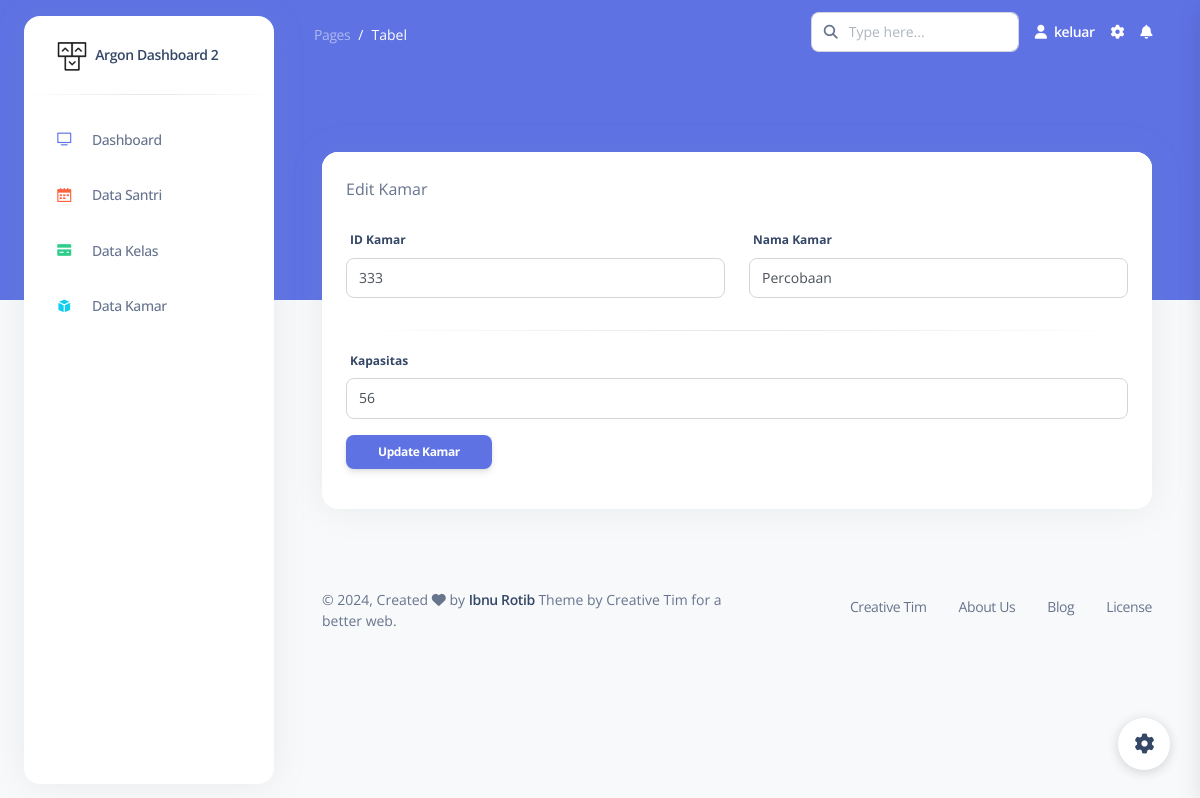
Screenshot of /edit-kamar.php?id_kamar=333 (signed in) with the database file from the repository.
### tables this page shows
CREATE TABLE `kamar` (
  `id_kamar` int(11) NOT NULL,
  `nama_kamar` varchar(100) NOT NULL,
  `kapasitas` int(11) NOT NULL
);

### functions.php (called while the page is built, shortened)
<?php
$connect = mysqli_connect("localhost","root","","utsweb");
function query($query) {
    global $connect;
    $result = mysqli_query($connect, $query);
    $rows = [];
    while ($row = mysqli_fetch_assoc($result)) {
        $rows[] = $row;
    }
    return $rows;
}
?>

### edit-kamar.php (the view, shortened to what this page needs)
<?php
require 'functions.php';
$id_kamar = $_GET["id_kamar"];
$kmr = query("SELECT * FROM kamar WHERE id_kamar = $id_kamar") [0];
?>
<!DOCTYPE html>
<html lang="en">
<head>
  <link href="./assets/css/nucleo-icons.css" rel="stylesheet" />
  <link href="./assets/css/nucleo-svg.css" rel="stylesheet" />
  <link href="./assets/css/nucleo-svg.css" rel="stylesheet" />
  <link id="pagestyle" href="./assets/css/argon-dashboard.css?v=2.0.4" rel="stylesheet" />
</head>
<body class="g-sidenav-show   bg-gray-100">
  <div class="min-height-300 bg-primary position-absolute w-100"></div>
  <?php require 'sidebar.php' ?>
  <main class="main-content position-relative border-radius-lg ">
    <?php require 'navbar.php' ?>
    <div class="container-fluid py-4">
      <div class="container-fluid py-6">
        <form action="" method="POST">
          <div class="row">
          <div class="col-md-15">
            <div class="card">
              <div class="card-header pb-0">
                <div class="d-flex align-items-center">
                  <p class="mb-0">Edit Kamar</p>
                </div>
              </div>
              <div class="card-body">
                <div class="row">
                  <div class="col-md-6">
                    <div class="form-group">
                      <label for="id_kamar" class="form-control-label" required>ID Kamar</label>
                      <input name="id_kamar" class="form-control" type="text" value="<?= $kmr["id_kamar"]; ?>">
                    </div>
                  </div>
                  <div class="col-md-6">
                    <div class="form-group">
                      <label for="nama_kamar" class="form-control-label">Nama Kamar</label>
                      <input name="nama_kamar" class="form-control" type="text" value="<?= $kmr["nama_kamar"]; ?>">
                    </div>
                  </div>
                </div>
                <hr class="horizontal dark">
                <div class="row">
                  <div class="col-md-12">
                    <div class="form-group">
                      <label for="kapasitas" class="form-control-label">Kapasitas</label>
                      <input name="kapasitas" class="form-control" type="text" value="<?= $kmr["kapasitas"]; ?>">
                    </div>
                  </div>
                </div>
                <button type="submit" name="submit" class="btn btn-primary btn-sm ms-auto">Update Kamar</button>
                <br>
              </div>
            </div>
          </div>
        </form>
      </div>
    </div>
    <?php require 'footer.php' ?>
  </main>
  <?php require 'plugins.php' ?>
</body>
</html>

### rows the page displays
kamar: id_kamar "333", nama_kamar "Percobaan", kapasitas "56"
